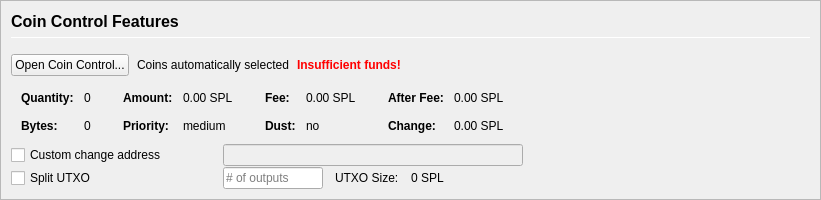
         <widget class="QFrame" name="frameCoinControl">
          <property name="sizePolicy">
           <sizepolicy hsizetype="Expanding" vsizetype="Expanding">
            <horstretch>0</horstretch>
            <verstretch>0</verstretch>
           </sizepolicy>
          </property>
          <property name="maximumSize">
           <size>
            <width>16777215</width>
            <height>16777215</height>
           </size>
          </property>
          <property name="frameShape">
           <enum>QFrame::StyledPanel</enum>
          </property>
          <property name="frameShadow">
           <enum>QFrame::Sunken</enum>
          </property>
          <layout class="QVBoxLayout" name="verticalLayoutCoinControl2">
           <property name="spacing">
            <number>0</number>
           </property>
           <property name="margin">
            <number>0</number>
           </property>
           <item>
            <widget class="QFrame" name="frameCoinControl_BG">
             <layout class="QVBoxLayout" name="verticalLayoutCoinControl" stretch="0,0,0,0,0,0">
              <property name="spacing">
               <number>1</number>
              </property>
              <property name="leftMargin">
               <number>10</number>
              </property>
              <property name="topMargin">
               <number>10</number>
              </property>
              <item>
               <layout class="QHBoxLayout" name="horizontalLayoutCoinControl1">
                <property name="bottomMargin">
                 <number>15</number>
                </property>
                <item>
                 <layout class="QVBoxLayout" name="verticalLayout_3">
                  <property name="spacing">
                   <number>6</number>
                  </property>
                  <item>
                   <widget class="QLabel" name="labelCoinControlFeatures">
                    <property name="sizePolicy">
                     <sizepolicy hsizetype="Preferred" vsizetype="Maximum">
                      <horstretch>0</horstretch>
                      <verstretch>0</verstretch>
                     </sizepolicy>
                    </property>
                    <property name="minimumSize">
                     <size>
                      <width>0</width>
                      <height>20</height>
                     </size>
                    </property>
                    <property name="font">
                     <font>
                      <pointsize>12</pointsize>
                      <weight>75</weight>
                      <bold>true</bold>
                     </font>
                    </property>
                    <property name="styleSheet">
                     <string notr="true">font-weight:bold;</string>
                    </property>
                    <property name="text">
                     <string>Coin Control Features</string>
                    </property>
                   </widget>
                  </item>
                  <item>
                   <widget class="Line" name="line">
                    <property name="minimumSize">
                     <size>
                      <width>0</width>
                      <height>1</height>
                     </size>
                    </property>
                    <property name="maximumSize">
                     <size>
                      <width>16777215</width>
                      <height>1</height>
                     </size>
                    </property>
                    <property name="orientation">
                     <enum>Qt::Horizontal</enum>
                    </property>
                   </widget>
                  </item>
                 </layout>
                </item>
               </layout>
              </item>
              <item>
               <layout class="QHBoxLayout" name="horizontalLayoutCoinControl2" stretch="0,0,0,0">
                <property name="spacing">
                 <number>8</number>
                </property>
                <property name="bottomMargin">
                 <number>10</number>
                </property>
                <item>
                 <widget class="QPushButton" name="pushButtonCoinControl">
                  <property name="styleSheet">
                   <string notr="true"/>
                  </property>
                  <property name="text">
                   <string>Open Coin Control...</string>
                  </property>
                  <property name="autoDefault">
                   <bool>false</bool>
                  </property>
                 </widget>
                </item>
                <item>
                 <widget class="QLabel" name="labelCoinControlAutomaticallySelected">
                  <property name="text">
                   <string>Coins automatically selected</string>
                  </property>
                  <property name="margin">
                   <number>5</number>
                  </property>
                 </widget>
                </item>
                <item>
                 <widget class="QLabel" name="labelCoinControlInsuffFunds">
                  <property name="font">
                   <font>
                    <weight>75</weight>
                    <bold>true</bold>
                   </font>
                  </property>
                  <property name="styleSheet">
                   <string notr="true">color:red;font-weight:bold;</string>
                  </property>
                  <property name="text">
                   <string>Insufficient funds!</string>
                  </property>
                  <property name="margin">
                   <number>5</number>
                  </property>
                 </widget>
                </item>
                <item>
                 <spacer name="horizontalSpacerCoinControl">
                  <property name="orientation">
                   <enum>Qt::Horizontal</enum>
                  </property>
                  <property name="sizeHint" stdset="0">
                   <size>
                    <width>40</width>
                    <height>1</height>
                   </size>
                  </property>
                 </spacer>
                </item>
               </layout>
              </item>
              <item>
               <widget class="QWidget" name="widgetCoinControl" native="true">
                <property name="sizePolicy">
                 <sizepolicy hsizetype="Preferred" vsizetype="Preferred">
                  <horstretch>0</horstretch>
                  <verstretch>0</verstretch>
                 </sizepolicy>
                </property>
                <property name="minimumSize">
                 <size>
                  <width>0</width>
                  <height>0</height>
                 </size>
                </property>
                <property name="styleSheet">
                 <string notr="true"/>
                </property>
                <layout class="QHBoxLayout" name="horizontalLayoutCoinControl5">
                 <property name="margin">
                  <number>0</number>
                 </property>
                 <item>
                  <layout class="QHBoxLayout" name="horizontalLayoutCoinControl3" stretch="0,0,0,1">
                   <property name="spacing">
                    <number>20</number>
                   </property>
                   <property name="topMargin">
                    <number>0</number>
                   </property>
                   <property name="bottomMargin">
                    <number>10</number>
                   </property>
                   <item>
                    <layout class="QFormLayout" name="formLayoutCoinControl1">
                     <property name="horizontalSpacing">
                      <number>10</number>
                     </property>
                     <property name="verticalSpacing">
                      <number>14</number>
                     </property>
                     <property name="leftMargin">
                      <number>10</number>
                     </property>
                     <property name="topMargin">
                      <number>4</number>
                     </property>
                     <property name="rightMargin">
                      <number>6</number>
                     </property>
                     <item row="0" column="0">
                      <widget class="QLabel" name="labelCoinControlQuantityText">
                       <property name="font">
                        <font>
                         <weight>75</weight>
                         <bold>true</bold>
                        </font>
                       </property>
                       <property name="text">
                        <string>Quantity:</string>
                       </property>
                       <property name="margin">
                        <number>0</number>
                       </property>
                      </widget>
                     </item>
                     <item row="0" column="1">
                      <widget class="QLabel" name="labelCoinControlQuantity">
                       <property name="cursor">
                        <cursorShape>IBeamCursor</cursorShape>
                       </property>
                       <property name="contextMenuPolicy">
                        <enum>Qt::ActionsContextMenu</enum>
                       </property>
                       <property name="text">
                        <string notr="true">0</string>
                       </property>
                       <property name="margin">
                        <number>0</number>
                       </property>
                       <property name="textInteractionFlags">
                        <set>Qt::LinksAccessibleByMouse|Qt::TextSelectableByKeyboard|Qt::TextSelectableByMouse</set>
                       </property>
                      </widget>
                     </item>
                     <item row="1" column="0">
                      <widget class="QLabel" name="labelCoinControlBytesText">
                       <property name="font">
                        <font>
                         <weight>75</weight>
                         <bold>true</bold>
                        </font>
                       </property>
                       <property name="text">
                        <string>Bytes:</string>
                       </property>
                      </widget>
                     </item>
                     <item row="1" column="1">
                      <widget class="QLabel" name="labelCoinControlBytes">
                       <property name="cursor">
                        <cursorShape>IBeamCursor</cursorShape>
                       </property>
                       <property name="contextMenuPolicy">
                        <enum>Qt::ActionsContextMenu</enum>
                       </property>
                       <property name="text">
                        <string notr="true">0</string>
                       </property>
                       <property name="textInteractionFlags">
                        <set>Qt::LinksAccessibleByMouse|Qt::TextSelectableByKeyboard|Qt::TextSelectableByMouse</set>
                       </property>
                      </widget>
                     </item>
                    </layout>
                   </item>
                   <item>
                    <layout class="QFormLayout" name="formLayoutCoinControl2">
                     <property name="horizontalSpacing">
                      <number>10</number>
                     </property>
                     <property name="verticalSpacing">
                      <number>14</number>
                     </property>
                     <property name="leftMargin">
                      <number>6</number>
                     </property>
                     <property name="topMargin">
                      <number>4</number>
                     </property>
                     <property name="rightMargin">
                      <number>6</number>
                     </property>
                     <item row="0" column="0">
                      <widget class="QLabel" name="labelCoinControlAmountText">
                       <property name="font">
                        <font>
                         <weight>75</weight>
                         <bold>true</bold>
                        </font>
                       </property>
                       <property name="text">
                        <string>Amount:</string>
                       </property>
                       <property name="margin">
                        <number>0</number>
                       </property>
                      </widget>
                     </item>
                     <item row="0" column="1">
                      <widget class="QLabel" name="labelCoinControlAmount">
                       <property name="cursor">
                        <cursorShape>IBeamCursor</cursorShape>
                       </property>
                       <property name="contextMenuPolicy">
                        <enum>Qt::ActionsContextMenu</enum>
                       </property>
                       <property name="text">
                        <string notr="true">0.00 SPL</string>
                       </property>
                       <property name="textInteractionFlags">
                        <set>Qt::LinksAccessibleByMouse|Qt::TextSelectableByKeyboard|Qt::TextSelectableByMouse</set>
                       </property>
                      </widget>
                     </item>
                     <item row="1" column="0">
                      <widget class="QLabel" name="labelCoinControlPriorityText">
                       <property name="font">
                        <font>
                         <weight>75</weight>
                         <bold>true</bold>
                        </font>
                       </property>
                       <property name="text">
                        <string>Priority:</string>
                       </property>
                      </widget>
                     </item>
                     <item row="1" column="1">
                      <widget class="QLabel" name="labelCoinControlPriority">
                       <property name="cursor">
                        <cursorShape>IBeamCursor</cursorShape>
                       </property>
                       <property name="contextMenuPolicy">
                        <enum>Qt::ActionsContextMenu</enum>
                       </property>
                       <property name="text">
                        <string>medium</string>
                       </property>
                       <property name="textInteractionFlags">
                        <set>Qt::LinksAccessibleByMouse|Qt::TextSelectableByKeyboard|Qt::TextSelectableByMouse</set>
                       </property>
                      </widget>
                     </item>
                    </layout>
                   </item>
                   <item>
                    <layout class="QFormLayout" name="formLayoutCoinControl3">
                     <property name="horizontalSpacing">
                      <number>10</number>
                     </property>
                     <property name="verticalSpacing">
                      <number>14</number>
                     </property>
                     <property name="leftMargin">
                      <number>6</number>
                     </property>
                     <property name="topMargin">
                      <number>4</number>
                     </property>
                     <property name="rightMargin">
                      <number>6</number>
                     </property>
                     <item row="0" column="0">
                      <widget class="QLabel" name="labelCoinControlFeeText">
                       <property name="font">
                        <font>
                         <weight>75</weight>
                         <bold>true</bold>
                        </font>
                       </property>
                       <property name="text">
                        <string>Fee:</string>
                       </property>
                       <property name="margin">
                        <number>0</number>
                       </property>
                      </widget>
                     </item>
                     <item row="0" column="1">
                      <widget class="QLabel" name="labelCoinControlFee">
                       <property name="cursor">
                        <cursorShape>IBeamCursor</cursorShape>
                       </property>
                       <property name="contextMenuPolicy">
                        <enum>Qt::ActionsContextMenu</enum>
                       </property>
                       <property name="text">
                        <string notr="true">0.00 SPL</string>
                       </property>
                       <property name="textInteractionFlags">
                        <set>Qt::LinksAccessibleByMouse|Qt::TextSelectableByKeyboard|Qt::TextSelectableByMouse</set>
                       </property>
                      </widget>
                     </item>
                     <item row="1" column="0">
                      <widget class="QLabel" name="labelCoinControlLowOutputText">
                       <property name="font">
                        <font>
                         <weight>75</weight>
                         <bold>true</bold>
                        </font>
                       </property>
                       <property name="text">
                        <string>Dust:</string>
                       </property>
                      </widget>
                     </item>
                     <item row="1" column="1">
                      <widget class="QLabel" name="labelCoinControlLowOutput">
                       <property name="cursor">
                        <cursorShape>IBeamCursor</cursorShape>
                       </property>
                       <property name="contextMenuPolicy">
                        <enum>Qt::ActionsContextMenu</enum>
                       </property>
                       <property name="text">
                        <string>no</string>
                       </property>
                       <property name="textInteractionFlags">
                        <set>Qt::LinksAccessibleByMouse|Qt::TextSelectableByKeyboard|Qt::TextSelectableByMouse</set>
                       </property>
                      </widget>
                     </item>
                    </layout>
                   </item>
                   <item>
                    <layout class="QFormLayout" name="formLayoutCoinControl4">
                     <property name="horizontalSpacing">
                      <number>10</number>
                     </property>
                     <property name="verticalSpacing">
                      <number>14</number>
                     </property>
                     <property name="leftMargin">
                      <number>6</number>
                     </property>
                     <property name="topMargin">
                      <number>4</number>
                     </property>
                     <property name="rightMargin">
                      <number>6</number>
                     </property>
                     <item row="0" column="0">
                      <widget class="QLabel" name="labelCoinControlAfterFeeText">
                       <property name="font">
                        <font>
                         <weight>75</weight>
                         <bold>true</bold>
                        </font>
                       </property>
                       <property name="text">
                        <string>After Fee:</string>
                       </property>
                       <property name="margin">
                        <number>0</number>
                       </property>
                      </widget>
                     </item>
                     <item row="0" column="1">
                      <widget class="QLabel" name="labelCoinControlAfterFee">
                       <property name="cursor">
                        <cursorShape>IBeamCursor</cursorShape>
                       </property>
                       <property name="contextMenuPolicy">
                        <enum>Qt::ActionsContextMenu</enum>
                       </property>
                       <property name="text">
                        <string notr="true">0.00 SPL</string>
                       </property>
                       <property name="textInteractionFlags">
                        <set>Qt::LinksAccessibleByMouse|Qt::TextSelectableByKeyboard|Qt::TextSelectableByMouse</set>
                       </property>
                      </widget>
                     </item>
                     <item row="1" column="0">
                      <widget class="QLabel" name="labelCoinControlChangeText">
                       <property name="font">
                        <font>
                         <weight>75</weight>
                         <bold>true</bold>
                        </font>
                       </property>
                       <property name="text">
                        <string>Change:</string>
                       </property>
                      </widget>
                     </item>
                     <item row="1" column="1">
                      <widget class="QLabel" name="labelCoinControlChange">
                       <property name="cursor">
                        <cursorShape>IBeamCursor</cursorShape>
                       </property>
                       <property name="contextMenuPolicy">
                        <enum>Qt::ActionsContextMenu</enum>
                       </property>
                       <property name="text">
                        <string notr="true">0.00 SPL</string>
                       </property>
                       <property name="textInteractionFlags">
                        <set>Qt::LinksAccessibleByMouse|Qt::TextSelectableByKeyboard|Qt::TextSelectableByMouse</set>
                       </property>
                      </widget>
                     </item>
                    </layout>
                   </item>
                  </layout>
                 </item>
                </layout>
               </widget>
              </item>
              <item>
               <layout class="QHBoxLayout" name="horizontalLayoutCoinControl4">
                <property name="spacing">
                 <number>12</number>
                </property>
                <property name="sizeConstraint">
                 <enum>QLayout::SetDefaultConstraint</enum>
                </property>
                <property name="topMargin">
                 <number>0</number>
                </property>
                <property name="rightMargin">
                 <number>0</number>
                </property>
                <item>
                 <widget class="QCheckBox" name="checkBoxCoinControlChange">
                  <property name="sizePolicy">
                   <sizepolicy hsizetype="Preferred" vsizetype="Preferred">
                    <horstretch>0</horstretch>
                    <verstretch>0</verstretch>
                   </sizepolicy>
                  </property>
                  <property name="minimumSize">
                   <size>
                    <width>200</width>
                    <height>0</height>
                   </size>
                  </property>
                  <property name="maximumSize">
                   <size>
                    <width>200</width>
                    <height>16777215</height>
                   </size>
                  </property>
                  <property name="toolTip">
                   <string>If this is activated, but the change address is empty or invalid, change will be sent to a newly generated address.</string>
                  </property>
                  <property name="text">
                   <string>Custom change address</string>
                  </property>
                 </widget>
                </item>
                <item>
                 <widget class="QValidatedLineEdit" name="lineEditCoinControlChange">
                  <property name="enabled">
                   <bool>false</bool>
                  </property>
                  <property name="sizePolicy">
                   <sizepolicy hsizetype="Preferred" vsizetype="Preferred">
                    <horstretch>0</horstretch>
                    <verstretch>0</verstretch>
                   </sizepolicy>
                  </property>
                  <property name="minimumSize">
                   <size>
                    <width>300</width>
                    <height>0</height>
                   </size>
                  </property>
                 </widget>
                </item>
                <item>
                 <widget class="QLabel" name="labelCoinControlChangeLabel">
                  <property name="sizePolicy">
                   <sizepolicy hsizetype="Preferred" vsizetype="Preferred">
                    <horstretch>0</horstretch>
                    <verstretch>0</verstretch>
                   </sizepolicy>
                  </property>
                  <property name="minimumSize">
                   <size>
                    <width>100</width>
                    <height>0</height>
                   </size>
                  </property>
                  <property name="text">
                   <string/>
                  </property>
                  <property name="margin">
                   <number>3</number>
                  </property>
                 </widget>
                </item>
               </layout>
              </item>
              <item>
               <layout class="QHBoxLayout" name="horizontalLayoutCoinControl6">
                <property name="spacing">
                 <number>12</number>
                </property>
                <property name="rightMargin">
                 <number>0</number>
                </property>
                <item>
                 <widget class="QCheckBox" name="splitBlockCheckBox">
                  <property name="sizePolicy">
                   <sizepolicy hsizetype="Preferred" vsizetype="Preferred">
                    <horstretch>0</horstretch>
                    <verstretch>0</verstretch>
                   </sizepolicy>
                  </property>
                  <property name="minimumSize">
                   <size>
                    <width>200</width>
                    <height>0</height>
                   </size>
                  </property>
                  <property name="maximumSize">
                   <size>
                    <width>200</width>
                    <height>16777215</height>
                   </size>
                  </property>
                  <property name="text">
                   <string>Split UTXO</string>
                  </property>
                 </widget>
                </item>
                <item>
                 <widget class="QLineEdit" name="splitBlockLineEdit">
                  <property name="sizePolicy">
                   <sizepolicy hsizetype="Preferred" vsizetype="Preferred">
                    <horstretch>50</horstretch>
                    <verstretch>0</verstretch>
                   </sizepolicy>
                  </property>
                  <property name="minimumSize">
                   <size>
                    <width>100</width>
                    <height>0</height>
                   </size>
                  </property>
                  <property name="maximumSize">
                   <size>
                    <width>100</width>
                    <height>16777215</height>
                   </size>
                  </property>
                  <property name="placeholderText">
                   <string># of outputs</string>
                  </property>
                 </widget>
                </item>
                <item>
                 <widget class="QLabel" name="labelBlockSizeText">
                  <property name="text">
                   <string>UTXO Size:</string>
                  </property>
                 </widget>
                </item>
                <item>
                 <widget class="QLabel" name="labelBlockSize">
                  <property name="text">
                   <string>0 SPL</string>
                  </property>
                 </widget>
                </item>
                <item>
                 <spacer name="horizontalSpacer_7">
                  <property name="orientation">
                   <enum>Qt::Horizontal</enum>
                  </property>
                  <property name="sizeHint" stdset="0">
                   <size>
                    <width>40</width>
                    <height>20</height>
                   </size>
                  </property>
                 </spacer>
                </item>
               </layout>
              </item>
              <item>
               <spacer name="verticalSpacerCoinControl">
                <property name="orientation">
                 <enum>Qt::Vertical</enum>
                </property>
                <property name="sizeHint" stdset="0">
                 <size>
                  <width>800</width>
                  <height>1</height>
                 </size>
                </property>
               </spacer>
              </item>
             </layout>
            </widget>
           </item>
          </layout>
         </widget>
